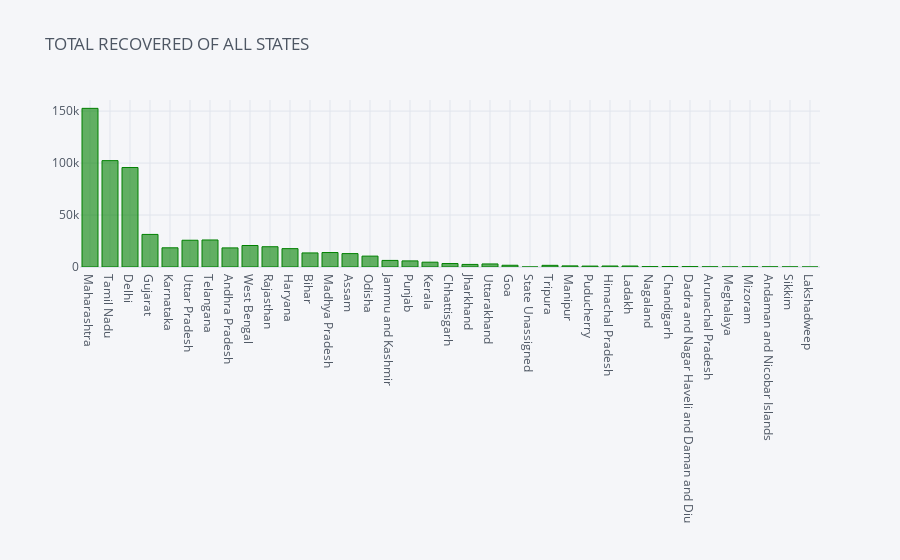

Notebook cell for this chart:
### Code cell
#Total_recover.plot.bar(figsize=(18,4))
#plt.title("TOTAL RECOVERED PEOPLE OF STATES")

#PLOTLY
df.iplot(kind='bar',x='State',y='Recovered',color='green',title='TOTAL RECOVERED OF ALL STATES')

### Figure 1 — Plotly figure (JSON) as saved in the notebook; plotly's stock layout.template omitted (floating-point values rounded to 4 significant figures)
{"data": [{"marker": {"color": "rgba(0, 128, 0, 0.6)", "line": {"color": "rgba(0, 128, 0, 1.0)", "width": 1}}, "name": "Recovered", "orientation": "v", "text": "", "type": "bar", "x": ["Maharashtra", "Tamil Nadu", "Delhi", "Gujarat", "Karnataka", "Uttar Pradesh", "Telangana", "Andhra Pradesh", "West Bengal", "Rajasthan", "Haryana", "Bihar", "Madhya Pradesh", "Assam", "Odisha", "Jammu and Kashmir", "Punjab", "Kerala", "Chhattisgarh", "Jharkhand", "Uttarakhand", "Goa", "State Unassigned", "Tripura", "Manipur", "Puducherry", "Himachal Pradesh", "Ladakh", "Nagaland", "Chandigarh", "Dadra and Nagar Haveli and Daman and Diu", "Arunachal Pradesh", "Meghalaya", "Mizoram", "Andaman and Nicobar Islands", "Sikkim", "Lakshadweep"], "y": [152613, 102310, 95699, 31346, 18467, 25743, 25999, 18378, 20680, 19502, 17667, 13533, 13908, 12889, 10476, 6337, 5867, 4634, 3324, 2485, 2948, 1674, 0, 1604, 1080, 889, 966, 964, 348, 459, 371, 153, 46, 159, 130, 87, 0]}], "layout": {"legend": {"bgcolor": "#F5F6F9", "font": {"color": "#4D5663"}}, "paper_bgcolor": "#F5F6F9", "plot_bgcolor": "#F5F6F9", "title": {"font": {"color": "#4D5663"}, "text": "TOTAL RECOVERED OF ALL STATES"}, "xaxis": {"gridcolor": "#E1E5ED", "showgrid": true, "tickfont": {"color": "#4D5663"}, "title": {"font": {"color": "#4D5663"}, "text": ""}, "zerolinecolor": "#E1E5ED"}, "yaxis": {"gridcolor": "#E1E5ED", "showgrid": true, "tickfont": {"color": "#4D5663"}, "title": {"font": {"color": "#4D5663"}, "text": ""}, "zerolinecolor": "#E1E5ED"}}}
